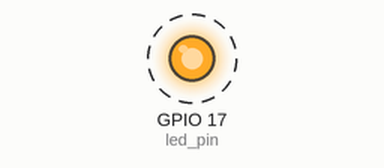
Recording of a program running on a simulated Raspberry Pi (BCM pin numbers). Parts: output pins drawn as LEDs (lit = HIGH). Dashed ring = blinking.

Above: at 0.5 s.
Timing chart, 0 to 4.6 s (numbered marks = the images above):
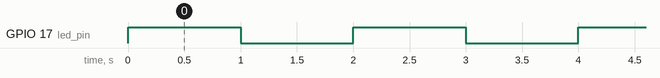

Measured:
- by itself, GPIO 17 (led_pin): alternates HIGH for 1.0 s and LOW for 1.0 s

The program:

led.py
```python
# Controlling LED (Digital Output):

import RPi.GPIO as GPIO
import time

# Set GPIO mode (BCM numbering)
GPIO.setmode(GPIO.BCM)

# Define pin for LED output
led_pin = 17

# Set pin as output
GPIO.setup(led_pin, GPIO.OUT)

try:
    while True:
        # Turn LED on
        GPIO.output(led_pin, GPIO.HIGH)
        time.sleep(1)  # Delay 1 second

        # Turn LED off
        GPIO.output(led_pin, GPIO.LOW)
        time.sleep(1)  # Delay 1 second

finally:
    GPIO.cleanup()  # Clean up GPIO on program exit
```
